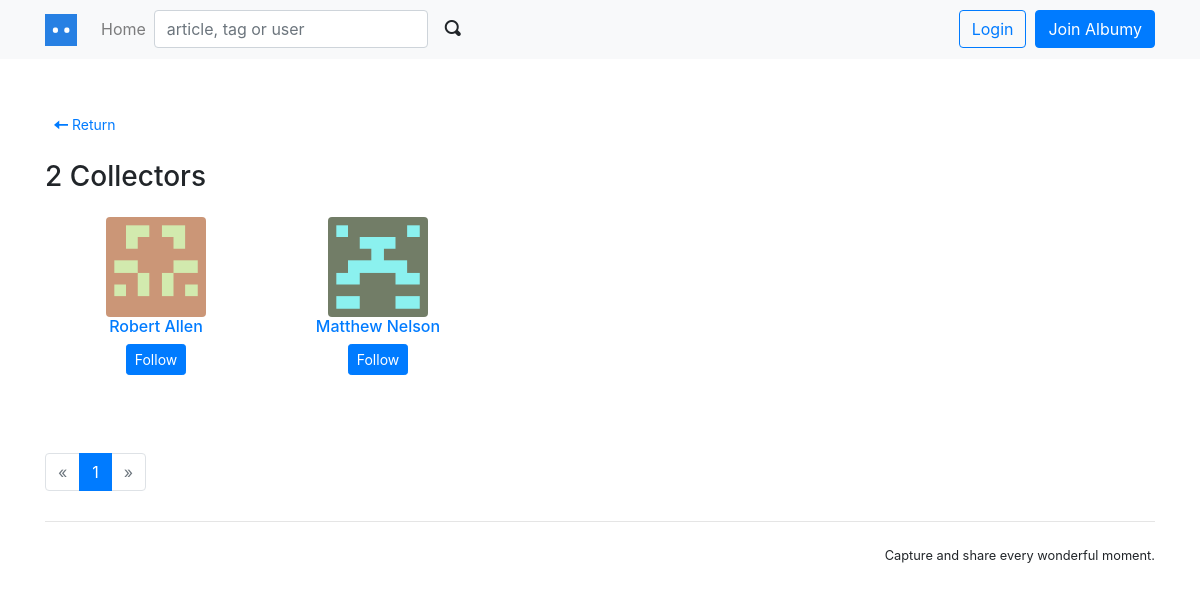
Screenshot of /article/22/collectors with the database file from the repository.
### blog/models.py (models this page shows, shortened)
class Collect(db.Model):
    collector_id = db.Column(db.Integer, db.ForeignKey('user.id'),
                             primary_key=True)
    collected_id = db.Column(db.Integer, db.ForeignKey('article.id'),
                             primary_key=True)
    timestamp = db.Column(db.DateTime, default=datetime.utcnow)
    collector = db.relationship('User', back_populates='collections', lazy='joined')
    collected = db.relationship('Article', back_populates='collectors', lazy='joined')

@whooshee.register_model('name', 'username')
class User(db.Model, UserMixin):
    id = db.Column(db.Integer, primary_key=True)
    username = db.Column(db.String(20), unique=True, index=True)
    email = db.Column(db.String(254), unique=True, index=True)
    password_hash = db.Column(db.String(128))
    name = db.Column(db.String(30))
    website = db.Column(db.String(255))
    bio = db.Column(db.String(120))
    location = db.Column(db.String(50))
    member_since = db.Column(db.DateTime, default=datetime.utcnow)
    avatar_s = db.Column(db.String(64))
    avatar_m = db.Column(db.String(64))
    avatar_l = db.Column(db.String(64))
    avatar_raw = db.Column(db.String(64))
    confirmed = db.Column(db.Boolean, default=False)
    locked = db.Column(db.Boolean, default=False)
    active = db.Column(db.Boolean, default=True)
    public_collections = db.Column(db.Boolean, default=True)
    receive_comment_notification = db.Column(db.Boolean, default=True)
    receive_follow_notification = db.Column(db.Boolean, default=True)
    receive_collect_notification = db.Column(db.Boolean, default=True)
    role_id = db.Column(db.Integer, db.ForeignKey('role.id'))
    role = db.relationship('Role', back_populates='users')
    notifications = db.relationship('Notification', back_populates='receiver', cascade='all')
    articles = db.relationship('Article', back_populates='author', cascade='all')
    comments = db.relationship('Comment', back_populates='author', cascade='all')
    collections = db.relationship('Collect', back_populates='collector', cascade='all')
    following = db.relationship('Follow', foreign_keys=[Follow.follower_id], back_populates='follower',
                                lazy='dynamic', cascade='all')
    followers = db.relationship('Follow', foreign_keys=[Follow.followed_id], back_populates='followed',
                                lazy='dynamic', cascade='all')

### blog/blueprints/main.py (the view)
@main_bp.route('/article/<int:article_id>/collectors')
def show_collectors(article_id):
    article = Article.query.get_or_404(article_id)
    page = request.args.get('page', 1, type=int)
    per_page = current_app.config['BLOG_USER_PER_PAGE']
    pagination = Collect.query.with_parent(article).order_by(Collect.timestamp.asc()).paginate(page, per_page)
    collects = pagination.items
    return render_template('main/collectors.html', collects=collects, article=article, pagination=pagination)

### blog/templates/main/collectors.html (shortened to what this page needs)
{% extends 'base.html' %}
{% from 'bootstrap/pagination.html' import render_pagination %}
{% from 'macros.html' import user_card with context %}
{% block content %}
    <div class="page-header">
        <div class="row">
            <div class="col-md-12">
                <a class="btn btn-default btn-sm" href="{{ url_for('main.show_article', article_id=article.id) }}">
                    <span class="oi oi-arrow-left" aria-hidden="true"></span> Return
                </a>
            </div>
        </div>
    </div>
    <div class="row">
        <div class="col-md-12">
            <h3>{{ article.collectors|length }} Collectors</h3>
            {% for collect in collects %}
                {{ user_card(user=collect.collector) }}
            {% endfor %}
        </div>
    </div>
    {% if collects %}
        <div class="page-footer">
            {{ render_pagination(pagination, align='center') }}
        </div>
    {% endif %}
{% endblock %}

### blog/templates/macros.html (shortened to what this page needs)
{% macro user_card(user) %}
    <div class="user-card text-center">
        <a href="{{ url_for('user.index', username=user.username) }}">
            <img class="rounded avatar-m" src="{{ url_for('main.get_avatar', filename=user.avatar_m) }}">
        </a>
        <h6>
            <a href="{{ url_for('user.index', username=user.username) }}">{{ user.name }}</a>
        </h6>
        {{ follow_area(user) }}
    </div>
{% endmacro %}
{% macro follow_area(user) %}
    {% if current_user.is_authenticated %}
        {% if user != current_user %}
            {% if current_user.is_following(user) %}
                <form class="inline" method="post"
                      action="{{ url_for('user.unfollow', username=user.username, next=request.full_path) }}">
                    <input type="hidden" name="csrf_token" value="{{ csrf_token() }}">
                    <button type="submit" class="btn btn-dark btn-sm">Unfollow</button>
                    {% if current_user.is_followed_by(user) %}
                        <p class="badge badge-light">Follow each other</p>
                    {% endif %}
                </form>
            {% else %}
                <form class="inline" method="post"
                      action="{{ url_for('user.follow', username=user.username, next=request.full_path) }}">
                    <input type="hidden" name="csrf_token" value="{{ csrf_token() }}">
                    <button type="submit" class="btn btn-primary btn-sm">Follow</button>
                    {% if current_user.is_followed_by(user) %}
                        <p class="badge badge-light">Follows you</p>
                    {% endif %}
                </form>
            {% endif %}
        {% endif %}
    {% else %}
        <form class="inline" method="post"
              action="{{ url_for('user.follow', username=user.username) }}">
            <button type="submit" class="btn btn-primary btn-sm">Follow</button>
        </form>
    {% endif %}
{% endmacro %}

### blog/static/css/style.css (style rules this page uses)
.inline { display: inline; }
.page-header { padding-top: 20px; padding-bottom: 20px; }
.page-footer { padding-top: 40px; }
nav { margin-bottom: 30px; }
.avatar-m { width: 100px; height: 100px; }
.user-card { float: left; width: 20%; max-height: 180px; padding: 1rem; margin-bottom: 2rem; border: 0; }

### rows the page displays
Collect: avatar_m (picture)
User: name "Robert Allen"
Collect: avatar_m (picture)
User: name "Matthew Nelson"

### other values shown
{{ render_nav_item('main.index', 'Home') }} "Home"
{{ article.collectors|length }} "2"
{{ render_pagination(pagination, align='center') }} "« 1 »"
